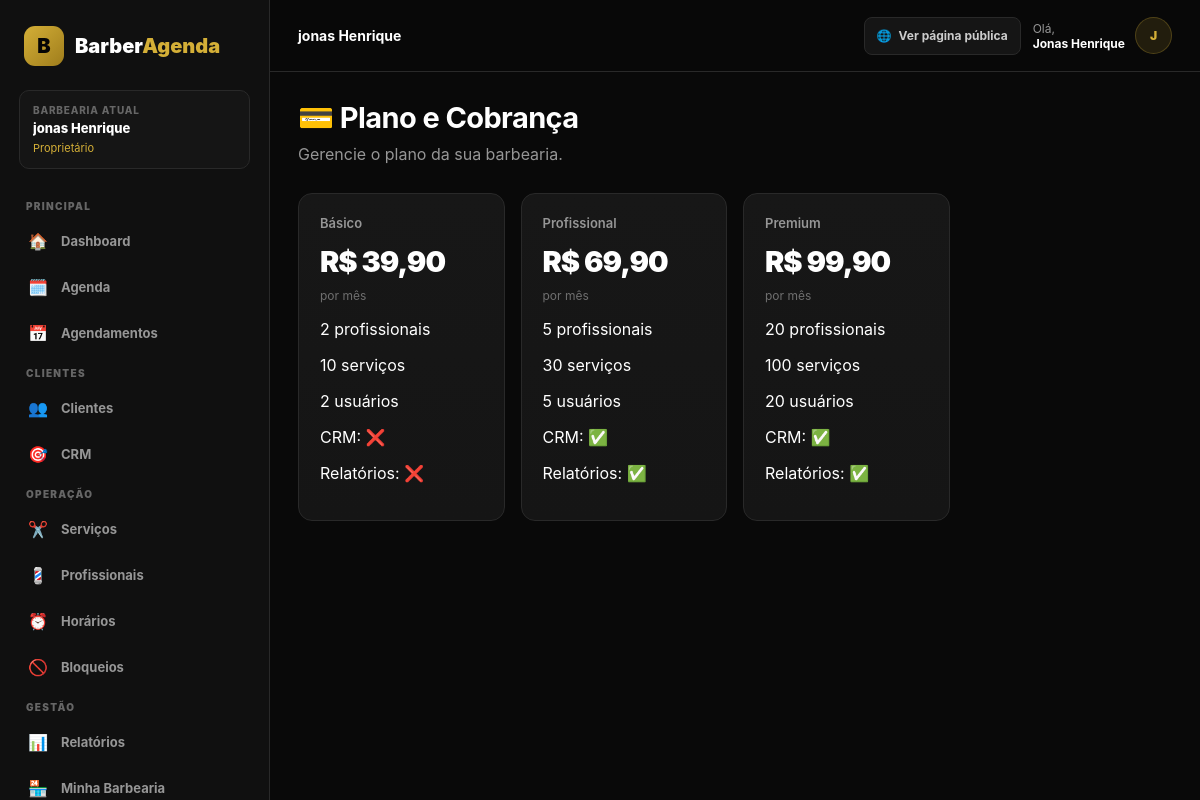
Screenshot of /dashboard/plano/ (signed in) with the database file from the repository.
### apps/barbershops/models.py (models this page shows, shortened)
class Barbershop(models.Model):
    name = models.CharField(
        max_length=150,
    )
    slug = models.SlugField(
        unique=True,
    )
    phone = models.CharField(
        max_length=20,
        blank=True,
    )
    whatsapp = models.CharField(
        max_length=20,
        blank=True,
    )
    address = models.CharField(
        max_length=255,
        blank=True,
    )
    city = models.CharField(
        max_length=100,
        blank=True,
    )
    state = models.CharField(
        max_length=2,
        blank=True,
    )
    logo = models.ImageField(
        upload_to="barbershops/",
        blank=True,
        null=True,
    )
    active = models.BooleanField(
        default=True,
    )
    created_at = models.DateTimeField(
        auto_now_add=True,
    )
    updated_at = models.DateTimeField(
        auto_now=True,
    )

### apps/accounts/models.py (models this page shows, shortened)
class Membership(models.Model):
    ROLE_DEV = "dev"
    ROLE_OWNER = "owner"
    ROLE_MANAGER = "manager"
    ROLE_RECEPTIONIST = "receptionist"
    ROLE_PROFESSIONAL = "professional"
    ROLE_CHOICES = [
        (ROLE_DEV, "Dev"),
        (ROLE_OWNER, "Proprietário"),
        (ROLE_MANAGER, "Gerente"),
        (ROLE_RECEPTIONIST, "Recepcionista"),
        (ROLE_PROFESSIONAL, "Profissional"),
    ]
    user = models.ForeignKey(
        settings.AUTH_USER_MODEL,
        on_delete=models.CASCADE,
        related_name="memberships",
    )
    barbershop = models.ForeignKey(
        Barbershop,
        on_delete=models.CASCADE,
        related_name="memberships",
    )
    role = models.CharField(
        max_length=30,
        choices=ROLE_CHOICES,
    )
    active = models.BooleanField(
        default=True,
    )
    created_at = models.DateTimeField(
        auto_now_add=True,
    )
    updated_at = models.DateTimeField(
        auto_now=True,
    )
    class Meta:
        constraints = [
            models.UniqueConstraint(
                fields=[
                    "user",
                    "barbershop",
                ],
                name="unique_membership",
            )
        ]
    @property
    def is_dev(self):
        return self.role == self.ROLE_DEV
    @property
    def can_manage_barbershop(self):
        return self.role in {
            "dev",
            "owner",
            "manager",
        }
    @property
    def can_manage_subscription(self):
        return self.role in {
            "dev",
            "owner",
        }

### apps/subscriptions/models.py (models this page shows, shortened)
class Plan(models.Model):
    priority_support = models.BooleanField(
     default=False,
    )
    name = models.CharField(
        max_length=100,
    )
    slug = models.SlugField(
        unique=True,
    )
    price = models.DecimalField(
        max_digits=10,
        decimal_places=2,
    )
    max_professionals = models.PositiveIntegerField(
        default=1,
    )
    max_services = models.PositiveIntegerField(
        default=5,
    )
    max_team_members = models.PositiveIntegerField(
        default=1,
    )
    crm_enabled = models.BooleanField(
        default=False,
    )
    advanced_reports = models.BooleanField(
        default=False,
    )
    active = models.BooleanField(
        default=True,
    )

### apps/dashboard/views.py (the view)
@login_required
@barbershop_required
@permission_required(
    "can_manage_subscription"
)
def subscription_page(request):
    subscription = getattr(
        request.barbershop,
        "subscription",
        None,
    )
    plans = (
        Plan.objects
        .filter(active=True)
        .order_by("price")
    )
    return render(
        request,
        "dashboard/subscription.html",
        {
            "subscription": subscription,
            "plans": plans,
        },
    )

### apps/dashboard/templates/dashboard/subscription.html (shortened to what this page needs)
{% extends "dashboard/base_dashboard.html" %}
{% block content %}
<div class="page-header">
    <div>
        <h1>💳 Plano e Cobrança</h1>
        <p>
            Gerencie o plano da sua barbearia.
        </p>
    </div>
</div>
<div class="stats-grid">
{% for plan in plans %}
    <div class="stat-card">
        <div class="stat-label">
            {{ plan.name }}
        </div>
        <div class="stat-value">
            R$ {{ plan.price|floatformat:2 }}
        </div>
        <div class="stat-detail">
            por mês
        </div>
        <p>
            {{ plan.max_professionals }}
            profissionais
        </p>
        <p>
            {{ plan.max_services }}
            serviços
        </p>
        <p>
            {{ plan.max_team_members }}
            usuários
        </p>
        <p>
            CRM:
            {% if plan.crm_enabled %}
                ✅
            {% else %}
                ❌
            {% endif %}
        </p>
        <p>
            Relatórios:
            {% if plan.advanced_reports %}
                ✅
            {% else %}
                ❌
            {% endif %}
        </p>
    </div>
{% endfor %}
</div>
{% endblock %}

### apps/dashboard/templates/dashboard/base_dashboard.html (shortened to what this page needs)
<!DOCTYPE html>
<html lang="pt-BR">
<head>
</head>
<body>
<div class="dashboard-layout">
    <aside
        class="sidebar"
        id="sidebar"
    >
        <a
            href="{% url 'dashboard:home' %}"
            class="logo"
        >
            <div class="logo-icon">
                B
            </div>
            <div>
                Barber<span>Agenda</span>
            </div>
        </a>
        {% if request.barbershop %}
            <div class="sidebar-business">
                <div class="sidebar-business-label">
                    Barbearia atual
                </div>
                <div class="sidebar-business-name">
                    {{ request.barbershop.name }}
                </div>
                {% if request.membership %}
                    <div class="sidebar-role">
                        {% if request.user.is_superuser %}
                            💻 Dev
                        {% else %}
                            {{ request.membership.get_role_display }}
                        {% endif %}
                    </div>
                {% endif %}
            </div>
        {% endif %}
        <div class="sidebar-title">
            Principal
        </div>
        <nav class="menu">
            <a
                href="{% url 'dashboard:home' %}"
                class="menu-link
                "
            >
                <span class="menu-icon">🏠</span>
                Dashboard
            </a>
            <a
                href="{% url 'dashboard:agenda' %}"
                class="menu-link
                "
            >
                <span class="menu-icon">🗓️</span>
                Agenda
            </a>
            <a
                href="{% url 'dashboard:bookings' %}"
                class="menu-link
                "
            >
                <span class="menu-icon">📅</span>
                Agendamentos
            </a>
        </nav>
        <div class="sidebar-title">
            Clientes
        </div>
        <nav class="menu">
            <a
                href="{% url 'dashboard:customers' %}"
                class="menu-link
                "
            >
                <span class="menu-icon">👥</span>
                Clientes
            </a>
            <a
                href="{% url 'dashboard:crm' %}"
                class="menu-link
                "
            >
                <span class="menu-icon">🎯</span>
                CRM
            </a>
        </nav>
        <div class="sidebar-title">
            Operação
        </div>
        <nav class="menu">
            <a
                href="{% url 'dashboard:services' %}"
                class="menu-link
                "
            >
                <span class="menu-icon">✂️</span>
                Serviços
            </a>
            <a
                href="{% url 'dashboard:professionals' %}"
                class="menu-link
                "
            >
                <span class="menu-icon">💈</span>
                Profissionais
            </a>
            <a
                href="{% url 'dashboard:schedules' %}"
                class="menu-link
                "
            >
                <span class="menu-icon">⏰</span>
                Horários
            </a>
            <a
                href="{% url 'dashboard:blocks' %}"
                class="menu-link
                "
            >
                <span class="menu-icon">🚫</span>
                Bloqueios
            </a>
        </nav>
        <div class="sidebar-title">
            Gestão
        </div>
        <nav class="menu">
            <a
                href="{% url 'dashboard:reports' %}"
                class="menu-link
                "
            >
                <span class="menu-icon">📊</span>
                Relatórios
            </a>
            {% if request.user.is_superuser or request.membership.can_manage_barbershop %}
                <a
                    href="{% url 'dashboard:barbershop_settings' %}"
                    class="menu-link
                    "
                >
                    <span class="menu-icon">🏪</span>
                    Minha Barbearia
                </a>
            {% endif %}
        </nav>
    </aside>
    <main class="main">
        <header class="topbar">
            <div class="topbar-left">
                <div class="topbar-title">
                    {% if request.barbershop %}
                        {{ request.barbershop.name }}
                    {% else %}
                        Painel da Barbearia
                    {% endif %}
                </div>
            </div>
            <div class="topbar-actions">
                {% if request.barbershop %}
                    <a
                        href="/b/{{ request.barbershop.slug }}/"
                        target="_blank"
                        class="public-page-button"
                    >
                        🌐
                        <span>
                            Ver página pública
                        </span>
                    </a>
                {% endif %}
                <div class="topbar-user">
                    <div class="topbar-user-text">
                        Olá,
                        <strong>
                            {% if request.user.first_name %}
                                {{ request.user.first_name }}
                            {% else %}
                                {{ request.user.username }}
                            {% endif %}
                        </strong>
                    </div>
                    <div class="user-avatar">
                        {% if request.user.first_name %}
                            {{ request.user.first_name|first|upper }}
                        {% else %}
                            {{ request.user.username|first|upper }}
                        {% endif %}
                    </div>
                </div>
            </div>
        </header>
        <div class="content">
            {% block content %}
            {% endblock %}
        </div>
    </main>
</div>
</body>
</html>

### rows the page displays
Barbershop: barbershop.name "jonas Henrique"
Membership: membership.role "Proprietário"
Plan: name "Básico", price "39,90", max_professionals "2", max_services "10", max_team_members "2"
Plan: name "Profissional", price "69,90", max_professionals "5", max_services "30", max_team_members "5"
Plan: name "Premium", price "99,90", max_professionals "20", max_services "100", max_team_members "20"

### other values shown
{{ request.user.first_name }} "Jonas Henrique"
{{ request.user.first_name|first|upper }} "J"
